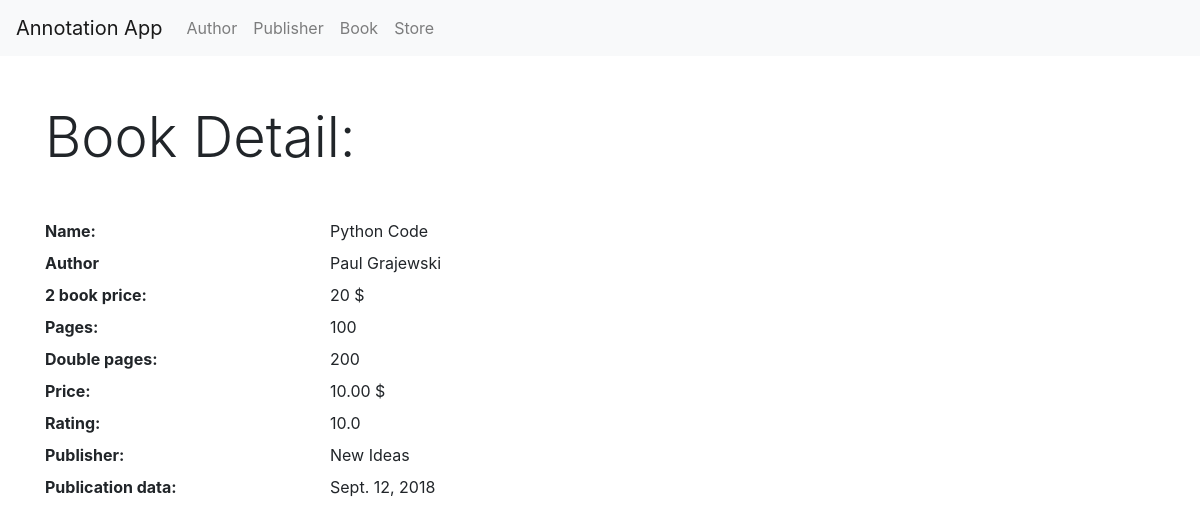
Page /books/1/ on the committed database.
### book_app/models.py (models this page shows, shortened)
class Book(models.Model):
    name = models.CharField(max_length=300)
    pages = models.IntegerField()
    price = models.DecimalField(max_digits=10, decimal_places=2)
    rating = models.FloatField()
    authors = models.ManyToManyField(Author)
    publisher = models.ForeignKey(Publisher, on_delete=models.CASCADE)
    pubdate = models.DateField()
    def priceArea(self):
        return self.pages + self.pages

class Author(models.Model):
    name = models.CharField(max_length=100)
    age = models.IntegerField()
    def __str__(self):
        return self.name

class Publisher(models.Model):
    name = models.CharField(max_length=300)
    def __str__(self):
        return self.name

### book_app/views.py (the view)
# urls.py: path('books/<int:pk>/', views.BookDetail.as_view(), name='book_detail'),
class BookDetail(DetailView):
    model = Book
    template_name = 'book_app/books_detail.html'
    context_object_name = 'book'
    def get_context_data(self, **kwargs):
        context = super(BookDetail,self).get_context_data(**kwargs)
        context['book_total'] = Book.objects.filter(pk=self.kwargs.get('pk')).aggregate(
           book_total=Sum('price') + Sum('price')
        )
        return context

### book_app/templates/book_app/books_detail.html
{% extends "base.html" %}
{% block content %}
    <h1 class="display-4 mt-5">Book Detail:</h1>
    <dl class="row mt-5">
      <dt class="col-sm-3">Name:</dt>
      <dd class="col-sm-9">{{ book.name }}</dd>
      <dt class="col-sm-3">Author</dt>
      <dd class="col-sm-9">
        {% for author in book.authors.all %}
          {{ author }}<br>
        {% endfor %}
      </dd>
    <dt class="col-sm-3">2 book price:</dt>
    <dd class="col-sm-9">
        {{ book_total.book_total }} $<br>
      </dd>
      <dt class="col-sm-3">Pages:</dt>
      <dd class="col-sm-9">{{ book.pages }}</dd>
      <dt class="col-sm-3">Double pages:</dt>
      <dd class="col-sm-9">{{ book.priceArea }}</dd>
      <dt class="col-sm-3">Price:</dt>
      <dd class="col-sm-9">{{ book.price }} $</dd>
      <dt class="col-sm-3">Rating:</dt>
      <dd class="col-sm-9">{{ book.rating }}</dd>
      <dt class="col-sm-3">Publisher:</dt>
      <dd class="col-sm-9">{{ book.publisher }}</dd>
      <dt class="col-sm-3">Publication data:</dt>
      <dd class="col-sm-9">{{ book.pubdate }}</dd>
    </dl>
{% endblock %}

### rows in the picture
Book: name "Python Code", pages "100", priceArea "200", price "10.00", rating "10.0", publisher "New Ideas", pubdate "Sept. 12, 2018"
Author: name "Paul Grajewski"

### other values in the picture
{{ book_total.book_total }} "20"
